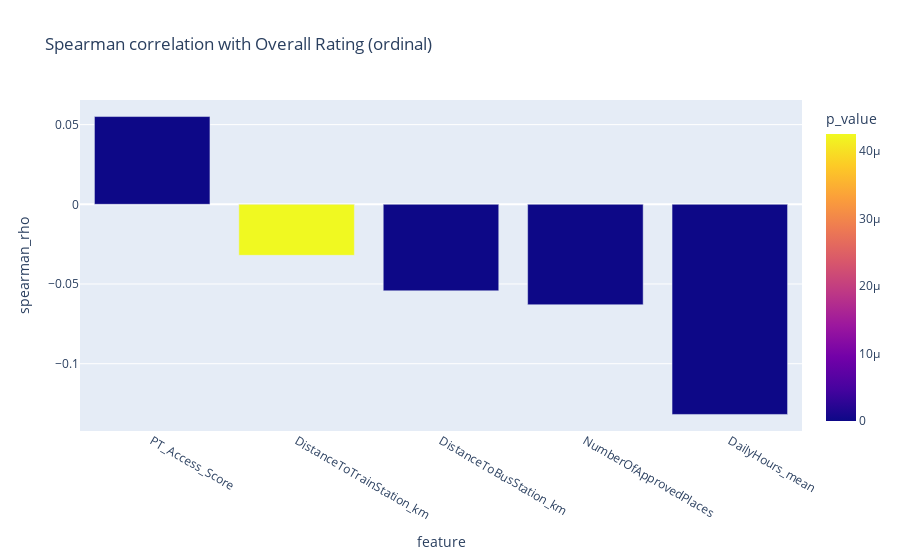

Notebook code cell kept with this figure:
### Code cell
# Correlations between quality rating and features

from scipy.stats import spearmanr

# Encode rating as ordinal for correlation
rating_to_num = {r:i for i,r in enumerate(rating_order, start=1)}
if 'OverallRating' in df.columns:
    df['OverallRating_num'] = df['OverallRating'].map(rating_to_num)

corr_features = ['NumberOfApprovedPlaces','DailyHours_mean','PT_Access_Score',
                 'DistanceToTrainStation_km','DistanceToBusStation_km']

available = [c for c in corr_features if c in df.columns]

corr_rows = []
for c in available:
    valid = df[['OverallRating_num', c]].dropna()
    if len(valid) > 100:
        rho, p = spearmanr(valid['OverallRating_num'], valid[c])
        corr_rows.append({'feature': c, 'spearman_rho': rho, 'p_value': p, 'n': len(valid)})

corr_df = pd.DataFrame(corr_rows).sort_values('spearman_rho', ascending=False)
print(corr_df)

fig_corr = px.bar(corr_df, x='feature', y='spearman_rho', color='p_value',
                  title='Spearman correlation with Overall Rating (ordinal)')
fig_corr.show()

### Figure 1 — Plotly figure (JSON) as saved in the notebook; plotly's stock layout.template omitted (floating-point values rounded to 4 significant figures)
{"data": [{"alignmentgroup": "True", "hovertemplate": "feature=%{x}<br>spearman_rho=%{y}<br>p_value=%{marker.color}<extra></extra>", "legendgroup": "", "marker": {"color": [1.905e-12, 4.255e-05, 3.817e-12, 1.55e-15, 8.789e-40], "coloraxis": "coloraxis", "pattern": {"shape": ""}}, "name": "", "offsetgroup": "", "orientation": "v", "showlegend": false, "textposition": "auto", "type": "bar", "x": ["PT_Access_Score", "DistanceToTrainStation_km", "DistanceToBusStation_km", "NumberOfApprovedPlaces", "DailyHours_mean"], "xaxis": "x", "y": [0.05505, -0.03202, -0.05429, -0.06301, -0.1318], "yaxis": "y"}], "layout": {"barmode": "relative", "coloraxis": {"colorbar": {"title": {"text": "p_value"}}, "colorscale": [[0, "#0d0887"], [0.1111, "#46039f"], [0.2222, "#7201a8"], [0.3333, "#9c179e"], [0.4444, "#bd3786"], [0.5556, "#d8576b"], [0.6667, "#ed7953"], [0.7778, "#fb9f3a"], [0.8889, "#fdca26"], [1, "#f0f921"]]}, "legend": {"tracegroupgap": 0}, "title": {"text": "Spearman correlation with Overall Rating (ordinal)"}, "xaxis": {"anchor": "y", "domain": [0, 1], "title": {"text": "feature"}}, "yaxis": {"anchor": "x", "domain": [0, 1], "title": {"text": "spearman_rho"}}}}
